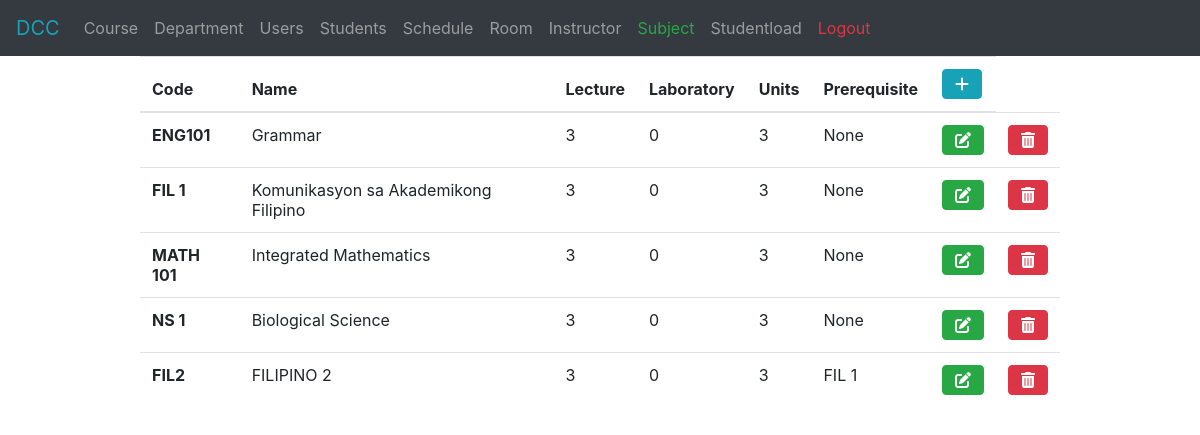
/pages/subject.php (signed in), run on the app's committed database.
### tables this page shows
CREATE TABLE `subject` (
  `id` int(11) NOT NULL AUTO_INCREMENT,
  `code` varchar(50) DEFAULT NULL,
  `name` varchar(50) DEFAULT NULL,
  `lec` int(11) DEFAULT NULL,
  `lab` int(11) DEFAULT NULL,
  `total` int(11) DEFAULT NULL,
  `prereq` varchar(45) DEFAULT NULL,
  PRIMARY KEY (`id`)
);

### pages/subject.php (the view, shortened to what this page needs)
<?php
	include '../components/navigation.php';
	include '../styles.php';
	include '../db.php';
	?>
<html>
	<head>
	</head>
	<body>
		<div class="container">
			<div class="row">
				<div class="col-sm">
				</div>
				<div class="col-sm-10">
					<table class="table">
						<thead>
							<tr>
								<th scope="col">Code</th>
								<th scope="col">Name</th>
								<th scope="col">Lecture</th>
								<th scope="col">Laboratory</th>
								<th scope="col">Units</th>
								<th scope="col">Prerequisite</th>
								<th scope="col"><button type="button" onclick="window.location.href='./add-subject.php'" class="btn btn-info"><i class="fas fa-plus"></i></button></th>
							</tr>
						</thead>
						<tbody>
							<?php
								$sql = "select * from subject";
								$result = $conn->query($sql);
								if ($result->num_rows > 0) {
								    while ($row = $result->fetch_assoc()) {
								        ?>
							<tr>
								<th scope="row"><?php echo $row['code'] ?></th>
								<td><?php echo $row['name'] ?></td>
								<td><?php echo $row['lec'] ?></td>
								<td><?php echo $row['lab'] ?></td>
								<td><?php echo $row['total'] ?></td>
								<td><?php echo $row['prereq'] ?></td>
								<form action="./edit-subject.php" method="post">
									<td><button type="submit" class="btn btn-success"><i class="fas fa-edit"></i></button></td>
								</form>
								<form action="../requests/delete-subject.php" method="post">
									<td><button type="submit" class="btn btn-danger"><i class="fas fa-trash-alt"></i></button></td>
								</form>
								<?php }
									} ?>
						</tbody>
					</table>
				</div>
				<div class="col-sm">
				</div>
			</div>
		</div>
	</body>
</html>

### styles.php (shortened to what this page needs)
<html>
    <head>
        <link rel="stylesheet" href="https://cdnjs.cloudflare.com/ajax/libs/font-awesome/5.10.2/css/all.css" />
        <link rel="stylesheet" href="https://stackpath.bootstrapcdn.com/bootstrap/4.3.1/css/bootstrap.min.css" />
    </head>
    <body>
    </body>
</html>

### components/navigation.php (shortened to what this page needs)
<?php
	@include '../styles.php';
	?>
<html>
	<body>
	    <nav class="navbar navbar-expand-lg navbar-dark bg-dark">
			<a class="navbar-brand text-info" href="../">DCC</a>
			<div class="collapse navbar-collapse" id="navbarNavAltMarkup">
				<div class="navbar-nav">
					<?php if(isset($_SESSION['user'])) {
						if($_SESSION['user']['role'] == 'admin') {
						    echo '
						    <a id="course" class="nav-item nav-link" href="../pages/course.php">Course</a>
						    <a id="department" class="nav-item nav-link" href="../pages/department.php">Department</a>
						    <a id="users" class="nav-item nav-link" href="../pages/users.php">Users</a>
						    <a id="students" class="nav-item nav-link" href="../pages/students.php">Students</a>
						    <a id="schedule" class="nav-item nav-link" href="../pages/schedule.php">Schedule</a>
						    <a id="room" class="nav-item nav-link" href="../pages/room.php">Room</a>
							<a id="instructor" class="nav-item nav-link" href="../pages/instructor.php">Instructor</a>
							<a id="subject" class="nav-item nav-link" href="../pages/subject.php">Subject</a>
							<a id="searchload" class="nav-item nav-link" href="../pages/searchload.php">Studentload</a>
						    ';
						}
						echo '
						<a class="nav-item nav-link text-danger" href="../logout.php">Logout</a>
						';
						} else {
						echo '
						<a id="signin" class="nav-item nav-link" href="../pages/signin.php">Sign In</a>
						';
						} ?>
				</div>
			</div>
		</nav>
	</body>
</html>

### data on the page
subject: code "ENG101", name "Grammar", lec "3", lab "0", total "3", prereq "None"
subject: code "FIL 1", name "Komunikasyon sa Akademikong Filipino", lec "3", lab "0", total "3", prereq "None"
subject: code "MATH 101", name "Integrated Mathematics", lec "3", lab "0", total "3", prereq "None"
subject: code "NS 1", name "Biological Science", lec "3", lab "0", total "3", prereq "None"
subject: code "FIL2", name "FILIPINO 2", lec "3", lab "0", total "3", prereq "FIL 1"
